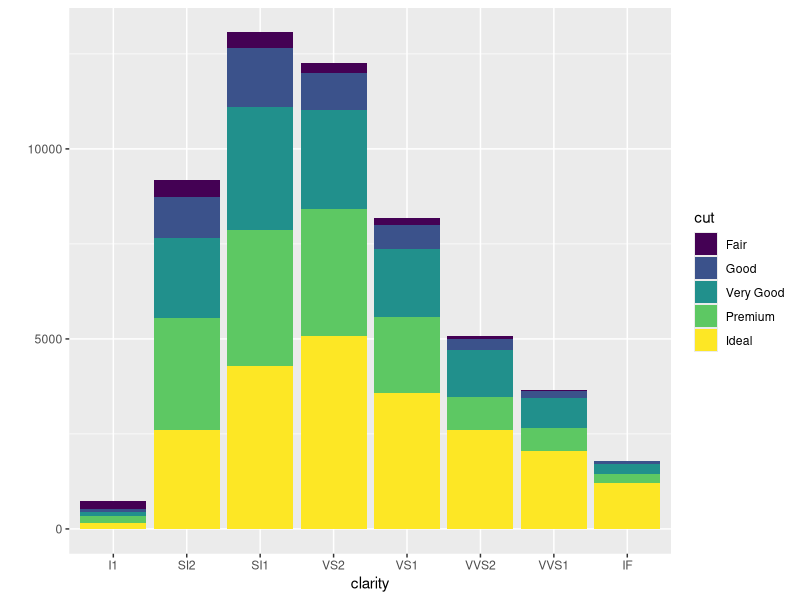
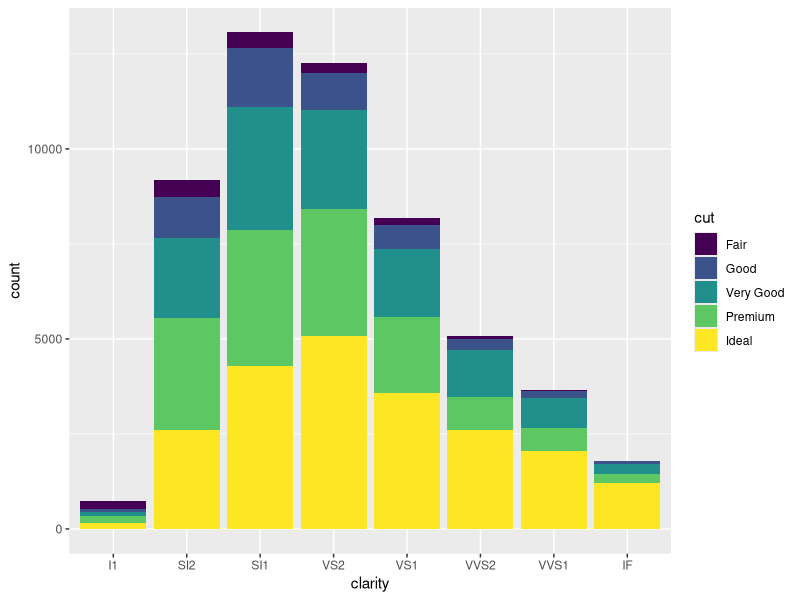
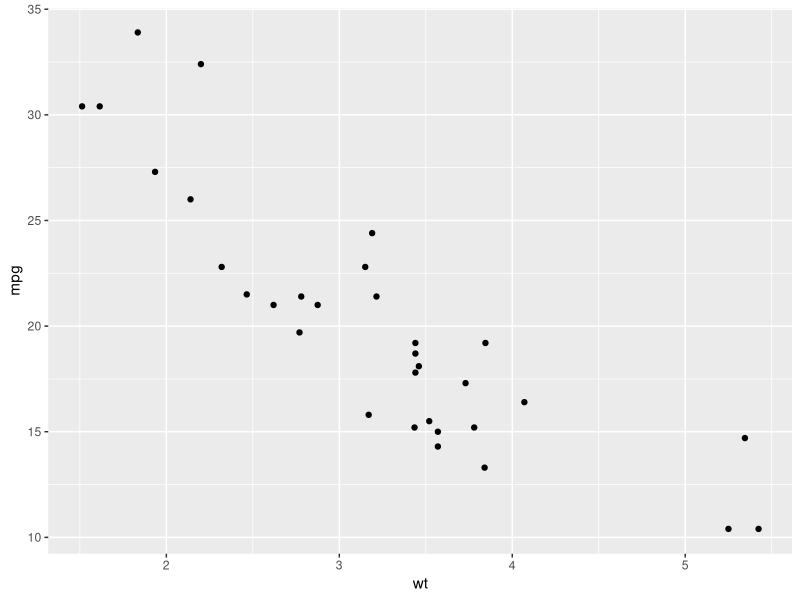
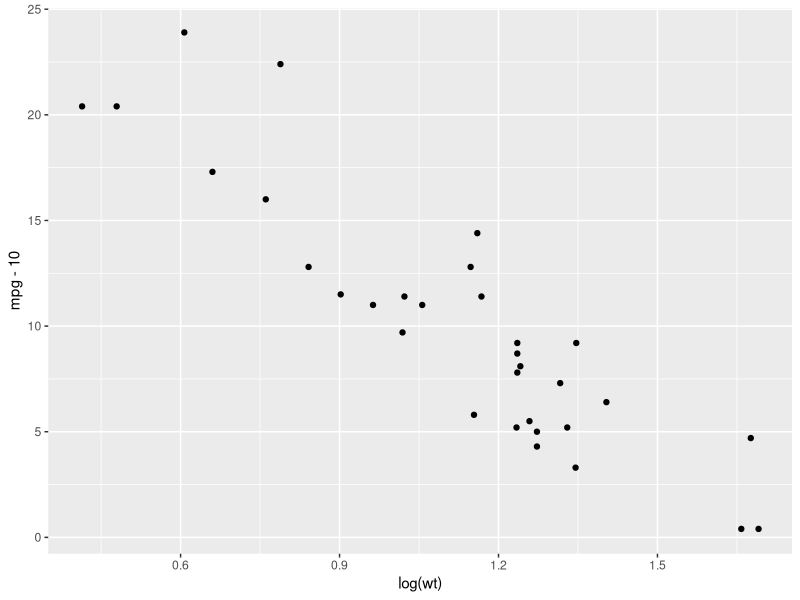
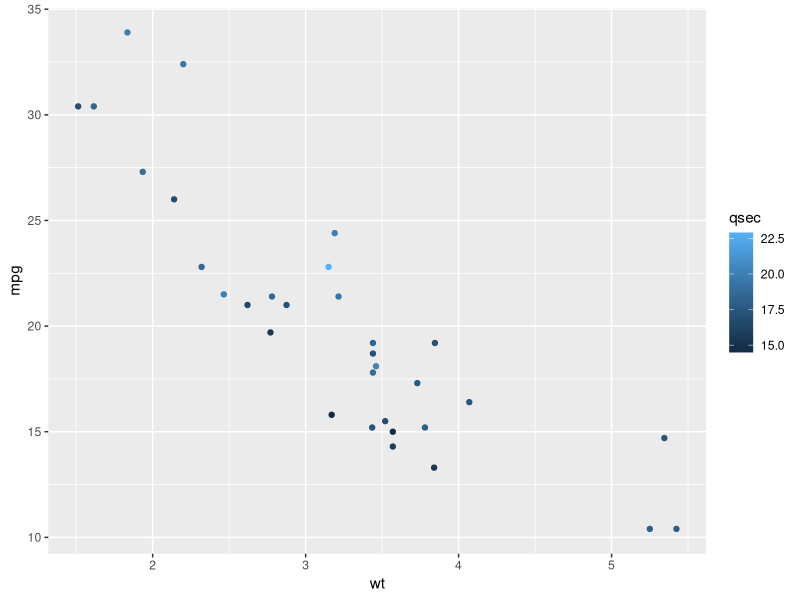
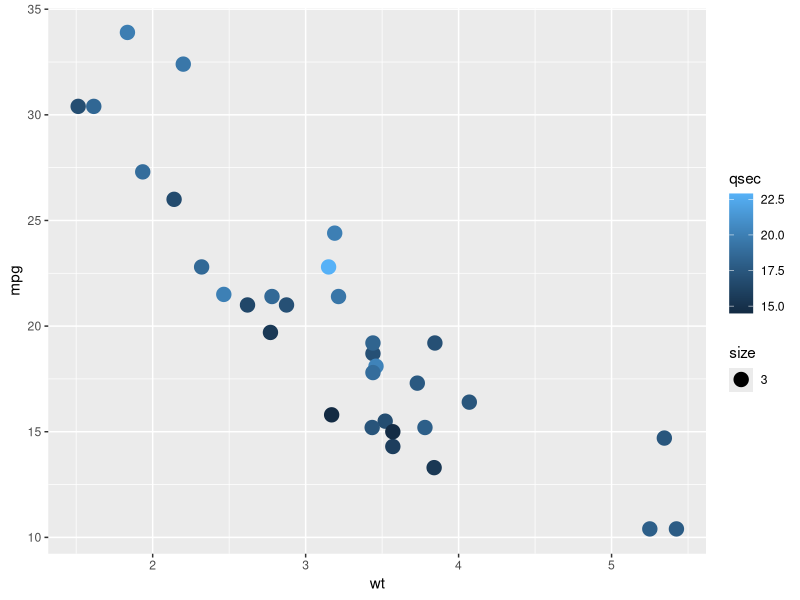
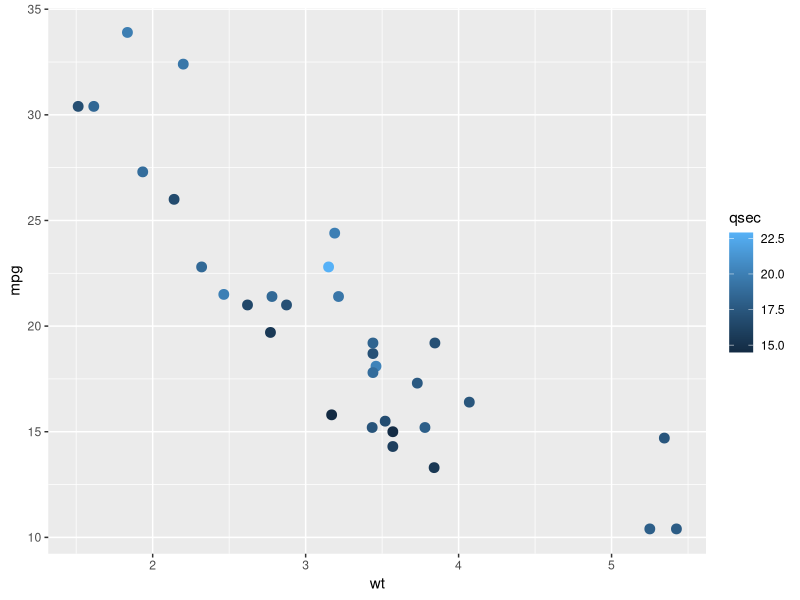
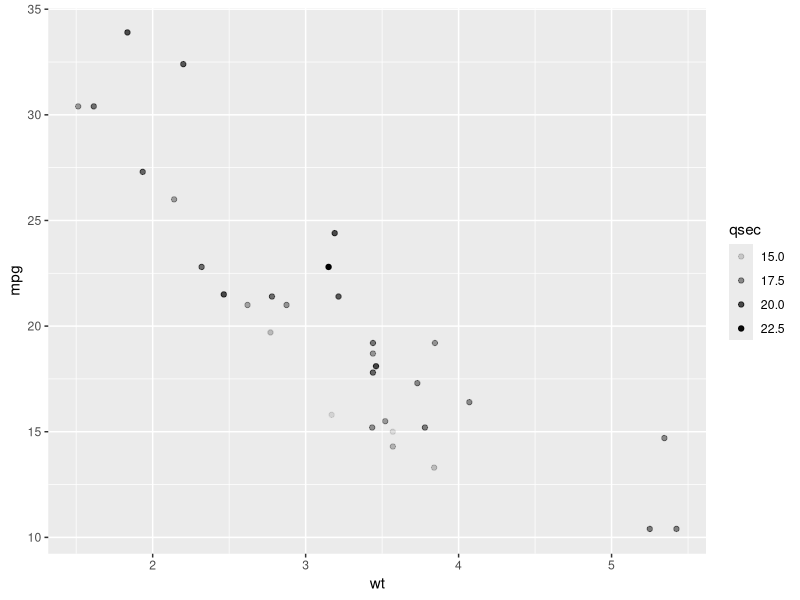

R code for these plots, in order:
## ---- chunk 1
library(ggplot2)
library(datasets)
head(diamonds,3)
head(cars,3)
## ---- chunk 2
## qplot
qplot(clarity,data=diamonds,fill=cut,geom="bar")

## ggplot histogram
ggplot(diamonds,aes(clarity,fill=cut))+geom_bar()

## ---- chunk 3
qplot(wt,mpg,data=mtcars)
qplot(log(wt),mpg-10,data=mtcars)
qplot(wt,mpg,data=mtcars,color=qsec)
## ---- chunk 4
# change size of points (hint: color/colour, hint: set aesthetic/mapping)
qplot(wt, mpg, data=mtcars, color=qsec, size=3)
qplot(wt, mpg, data=mtcars, colour=qsec, size=I(3))
# use alpha blending
qplot(wt, mpg, data=mtcars, alpha=qsec)
## ---- chunk 5
head(mtcars,3)
qplot(wt,mpg,data=mtcars,colour=cyl)
levels(mtcars$cyl)
qplot(wt,mpg,data=mtcars,colour=factor(cyl))
